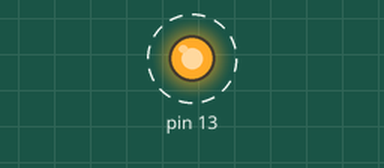
A sketch run on a simulated Arduino Uno, built with avr-gcc and run on an emulated ATmega328P. Shown: output pins drawn as LEDs (lit = HIGH). Dashed ring = blinking.

Above: at 0.2 s.
Timing chart, 0 to 3.5 s (numbered marks = the images above):
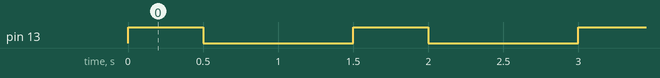

Measured:
- by itself, pin 13: alternates HIGH for 0.50 s and LOW for 1.0 s

The sketch:

blinkforever.ino
```cpp
void setup() {
  pinMode(13, OUTPUT);
}

void loop() {
  digitalWrite(13, HIGH);
  delay(500);
  digitalWrite(13, LOW);
  delay(500);
  digitalWrite(12, HIGH);
  delay(500);
  digitalWrite(13, LOW);


}
```
